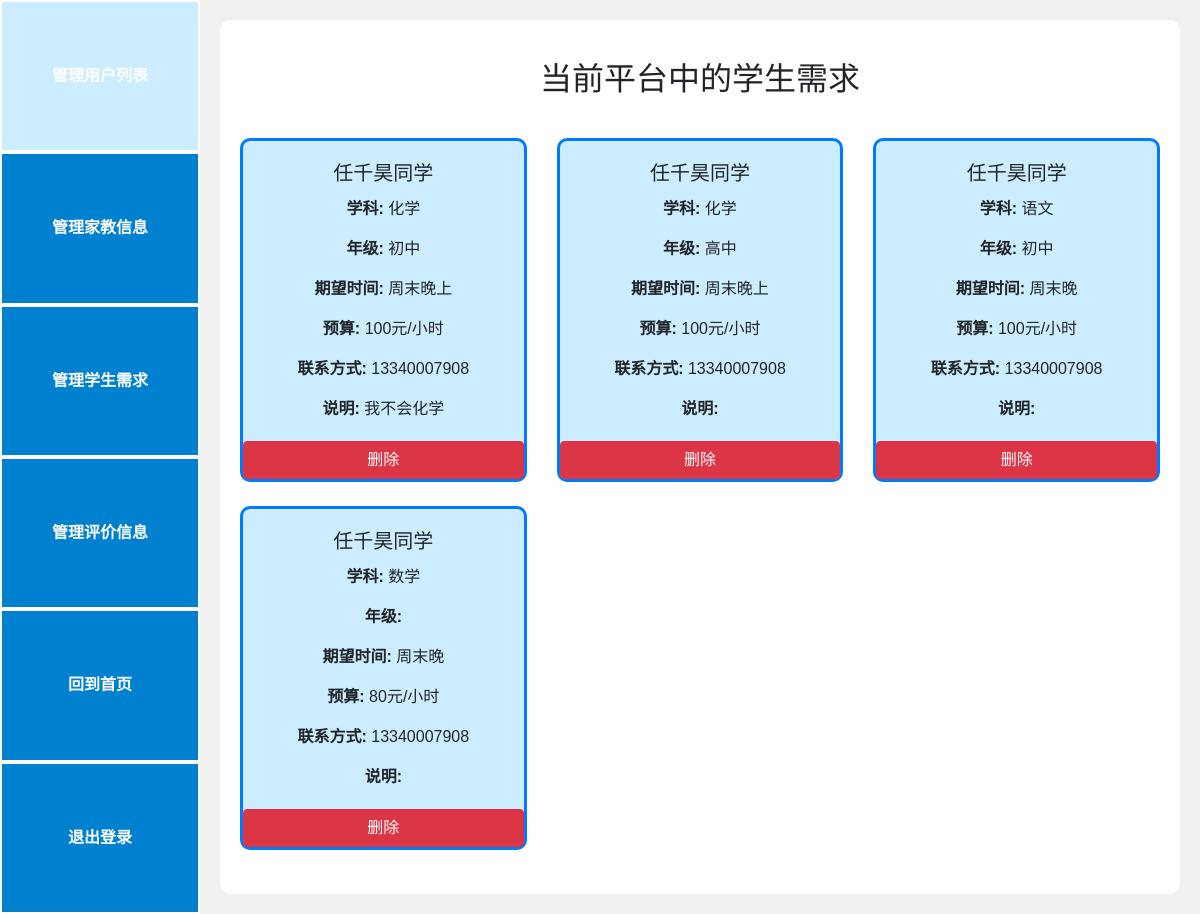
/admin_students (signed in), run on an earlier commit of the app's database.
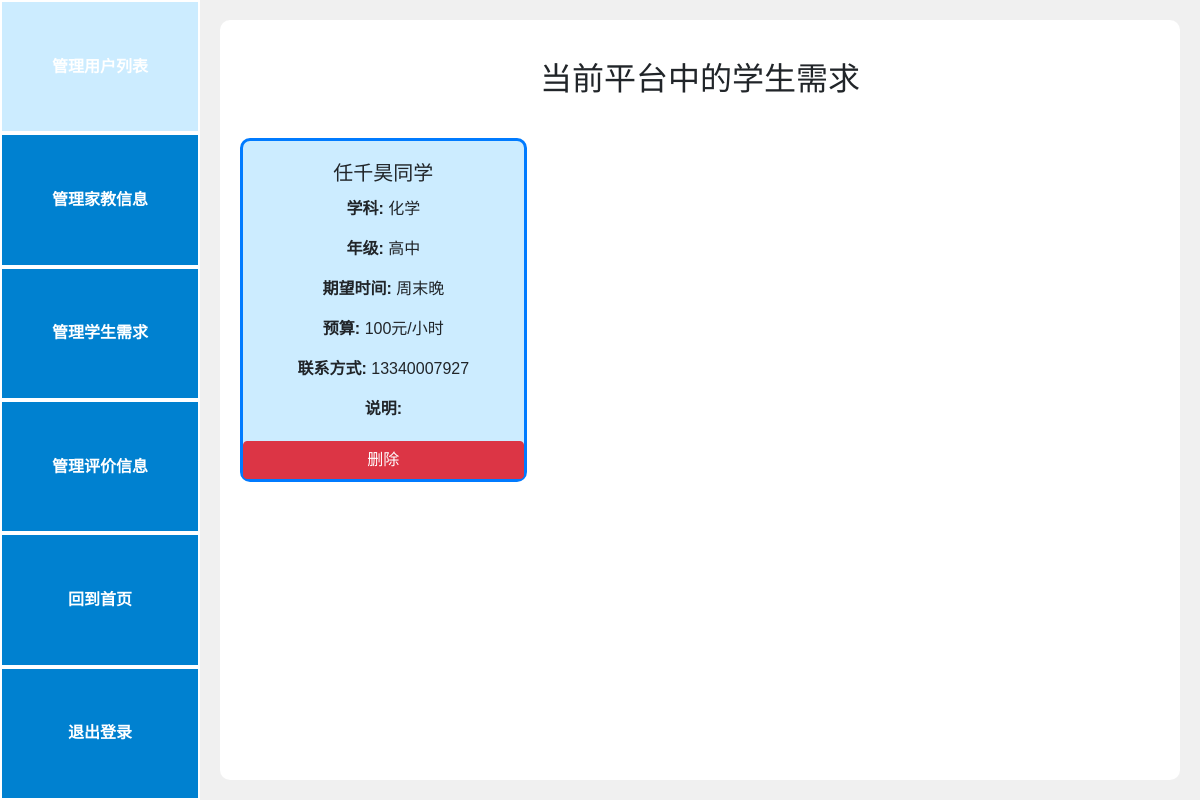
And on a later commit of the database.
### models.py (models this page shows)
class StudentRequest(db.Model):
    id = db.Column(db.Integer, primary_key=True)
    user_id = db.Column(db.Integer, db.ForeignKey('user.id'), nullable=False)
    name = db.Column(db.String(80), nullable=False)
    subject = db.Column(db.String(80), nullable=False)
    grade = db.Column(db.String(80), nullable=False)
    time = db.Column(db.String(80), nullable=False)
    budget = db.Column(db.String(80), nullable=False)
    phoneNumber = db.Column(db.String(20), unique=False, nullable=False)
    information = db.Column(db.Text, unique=False, nullable=False)

### app.py (the view)
@app.route('/admin_students')
def admin_students():
    if 'admin' not in session:
        return redirect(url_for('admin'))
    students = StudentRequest.query.all()
    return render_template('admin_students.html', students=students)

### app.py (called while the page is built)
@app.before_request
def create_tables():
    if not hasattr(g, 'first_request'):  # 保证该函数只在第一次访问时执行
        g.first_request = True
        db.create_all()  # 创建所有在模型中定义的数据库表格

@app.before_request
def before_request():
    g.user = None
    if 'user_id' in session:
        g.user = User.query.get(session['user_id'])

### templates/admin_students.html (shortened to what this page needs)
{% extends "base_admin.html" %}
{% block content %}
<h2 style="text-align: center" class="custom-heading">当前平台中的学生需求</h2>
    <div class="row">
        {% for student in students %}
        <div class="col-md-4 mb-4">
            <div class="card h-100">
                <div class="card-body">
                    <h5 class="card-title" style="text-align: center;">{{ student.name }}同学</h5>
                    <p class="card-text" style="text-align: center;"><strong>学科: </strong> {{ student.subject }}</p>
                    <p class="card-text" style="text-align: center;"><strong>年级: </strong>{{ student.grade }}</p>
                    <p class="card-text" style="text-align: center;"><strong>期望时间: </strong>{{ student.time }}</p>
                    <p class="card-text" style="text-align: center;"><strong>预算:</strong> {{ student.budget }}元/小时</p>
                    <p class="card-text" style="text-align: center;"><strong>联系方式: </strong>{{ student.phoneNumber }}</p>
                    <p class="card-text" style="text-align: center;"><strong>说明: </strong>{{ student.information }}</p>
                </div>
                <a href="{{ url_for('delete_entity', entity='student', id=student.id) }}" class="btn btn-danger" onclick="return confirm('确定要删除此信息吗？');">删除</a>
            </div>
        </div>
        {% endfor %}
    </div>
{% endblock %}

What changed in the data, as far as the page shows it:
removed StudentRequest: name "任千昊", subject "化学", grade "高中", time "周末晚上", budget "100", phoneNumber "13340007908"
removed StudentRequest: name "任千昊", subject "语文", grade "初中", time "周末晚", budget "100", phoneNumber "13340007908"
removed StudentRequest: name "任千昊", subject "数学", time "周末晚", budget "80", phoneNumber "13340007908"
changed StudentRequest "任千昊": grade "初中" → "高中"; time "周末晚上" → "周末晚"; phoneNumber "13340007908" → "13340007927"; information "我不会化学" → (not shown)
